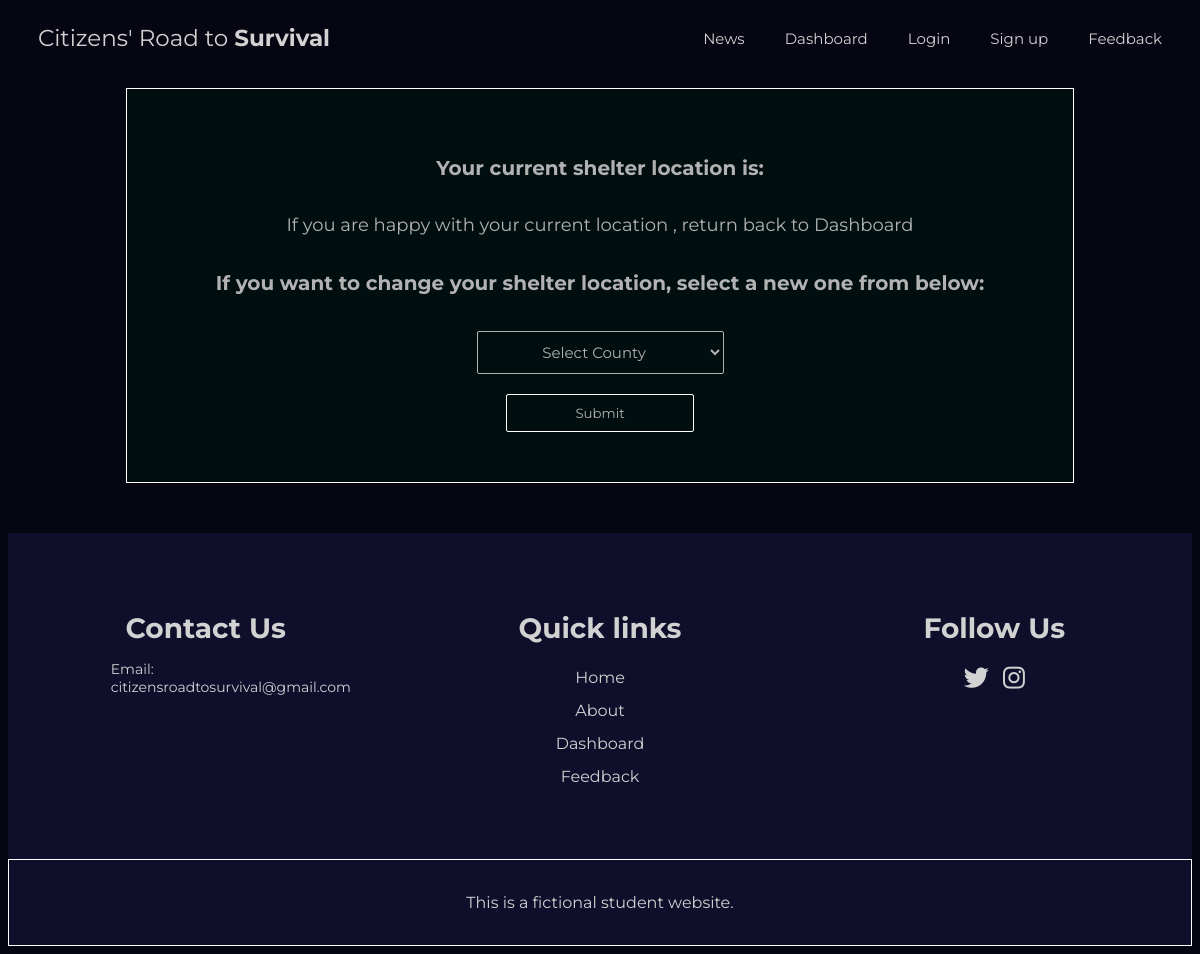
Page /request_shelter_change.php (signed in) on the earlier database version.
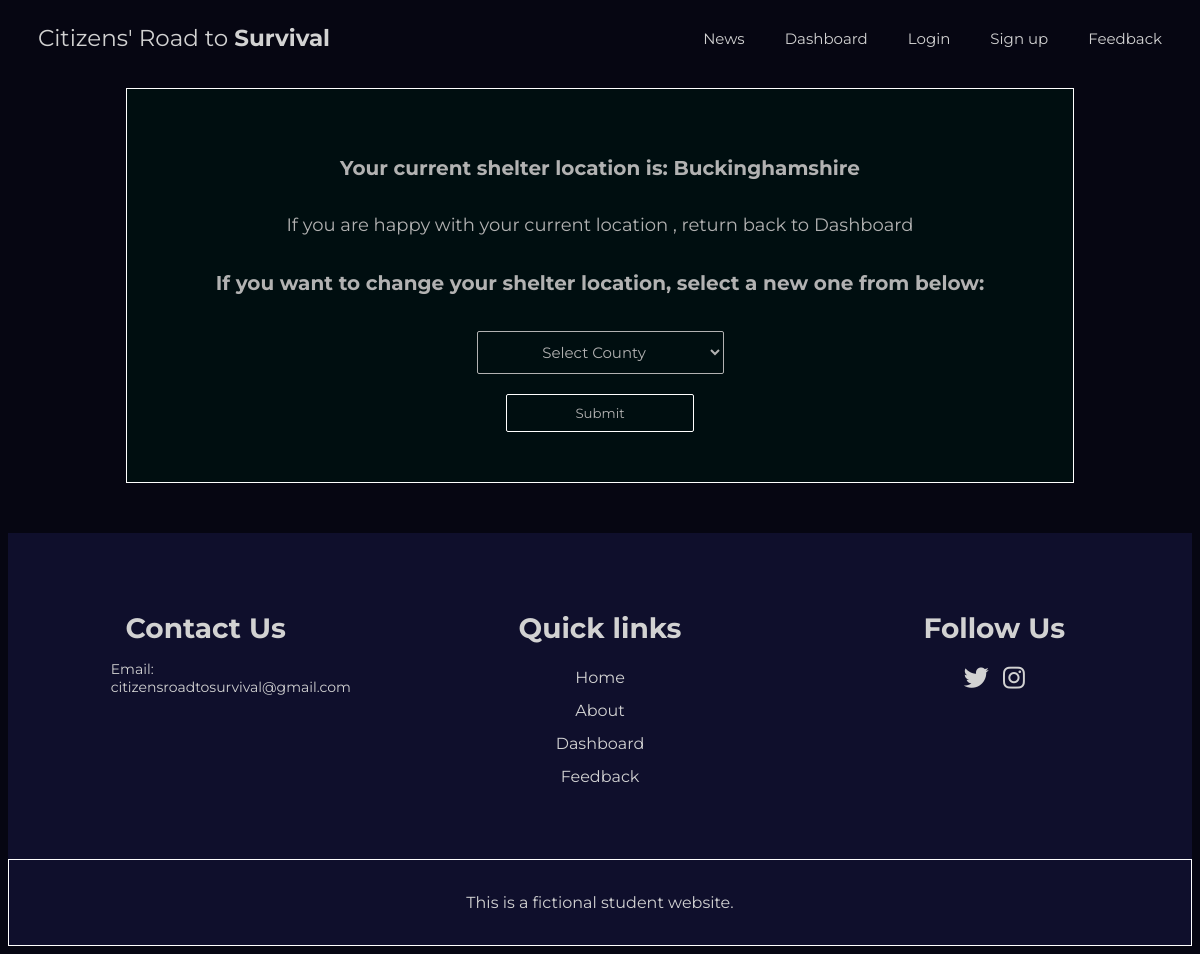
Same page on the later database version.
### tables this page shows
CREATE TABLE `users` (
  `id` int(11) NOT NULL,
  `username` text NOT NULL,
  `password` text NOT NULL,
  `firstname` text NOT NULL,
  `lastname` text NOT NULL,
  `email` text NOT NULL,
  `birthdate` text NOT NULL,
  `role` enum('user','admin','owner','') NOT NULL,
  `score` int(11) NOT NULL,
  `supplies_status` enum('Very High','High','Medium','Low','Very Low') NOT NULL DEFAULT 'Medium',
  `shelter_location` enum('Bedfordshire','Berkshire','Bristol','Buckinghamshire','Cambridgeshire','Cheshire','Cornwall','Cumbria','Derbyshire','Devon','Dorset','Durham','East Riding of Yorkshire','East Sussex','Essex','Gloucestershire','Greater London','Greater Manchester','Hampshire','Herefordshire','Hertfordshire','Isle of Wight','Kent','Lancashire','Leicestershire','Lincolnshire','Merseyside','Middlesex','Norfolk','North Yorkshire','Northamptonshire','Northumberland','Nottinghamshire','Oxfordshire','Rutland','Shropshire','Somerset','South Yorkshire','Staffordshire','Suffolk','Surrey','Tyne and Wear','Warwickshire','West Midlands','West Sussex','West Yorkshire','Wiltshire','Worcestershire') DEFAULT NULL,
  `weekly_reported_issues` int(11) NOT NULL,
  `last_supply_request` datetime DEFAULT NULL
);

### request_shelter_change.php (the view, shortened to what this page needs)
<!DOCTYPE html>
<html lang="en">
<head>
    <link rel="stylesheet" href="main.css">
    <link rel="stylesheet" href="request_shelter_change.css">
    <link rel="stylesheet" href="https://cdnjs.cloudflare.com/ajax/libs/font-awesome/6.5.0/css/all.min.css">
</head>
<body>
    <header class="header">
        <div class="header_content">
            <a href="index.php" class="logo">Citizens' Road to&nbsp;<b>Survival</b></a>
            <nav class="nav">
                <ul class="nav_list">
                    <li class="nav_item"> <a href="list_articles.php" class="nav_link">News</a></li>
                    <li class="nav_item"> <a href="dashboard.php" class="nav_link">Dashboard</a></li>
                    <li class="nav_item"> <a href="login.php" class="nav_link">Login</a></li>
                    <li class="nav_item"> <a href="signup.php" class="nav_link">Sign up</a></li>
                    <li class="nav_item"> <a href="feedback.php" class="nav_link">Feedback</a></li>
                </ul>
            </nav>
        </div>
    </header>
<?php
include 'connectdb.php';
$id = $_SESSION['user_id'];
 $stmt = $conn->prepare("SELECT id, shelter_location, score FROM users WHERE id = ?");
        $stmt->bind_param("i", $id);
        $stmt->execute();
        $result = $stmt->get_result();
        $row =$result->fetch_assoc();
        $shelterlocation = $row['shelter_location'];
?>
<form action="shelter_change_validation.php" method="POST" enctype="multipart/form-data">
    <?php
    echo "<h2> Your current shelter location is: <b> $shelterlocation </b> </h2>" ;
    echo "<p> If you are happy with your current location , return back to <a class='dashboard-link' href= dashboard.php > Dashboard </a> </p> ";
    ?>
    <h2> If you want to change your shelter location, select a new one from below: </h2>
<select name="shelter_location" required>
    <option value="" disabled selected>Select County</option>
</select>
<input type="submit" name="submit" class="btn" onclick="alert('Thanks for submitting!')">
</form>
    <footer>
        <div class="f-container">
            <div class="footer-content">
                <h3>Contact Us</h3>
                <p>Email: citizensroadtosurvival@gmail.com</p>
            </div>
            <div class="footer-content">
                <h3> Quick links</h3>
                <ul class="f-list">
                    <li><a href="index.php">Home</a></li>
                    <li><a href="about.html">About</a></li>
                    <li><a href="dashboard.php">Dashboard</a></li>
                    <li><a href="feedback.php">Feedback</a></li>
                </ul>
            </div>
            <div class="footer-content">
                <h3>Follow Us</h3>
                <ul class="social-icons">
                    <li><a href="https://x.com/Citizens_RoadTS"><i class="fab fa-twitter"></i></a></li>
                    <li><a href="https://www.instagram.com/citizensroadtosurvival/"><i class="fab fa-instagram"></i></a></li>
                </ul>
            </div>
        </div>
        <div class="bottom-bar">
            <p>This is a fictional student website.</p>
        </div>
    </footer>
</body>
</html>

Differences in the rows shown:
now on this page (row edited): users: shelter_location "Buckinghamshire"
